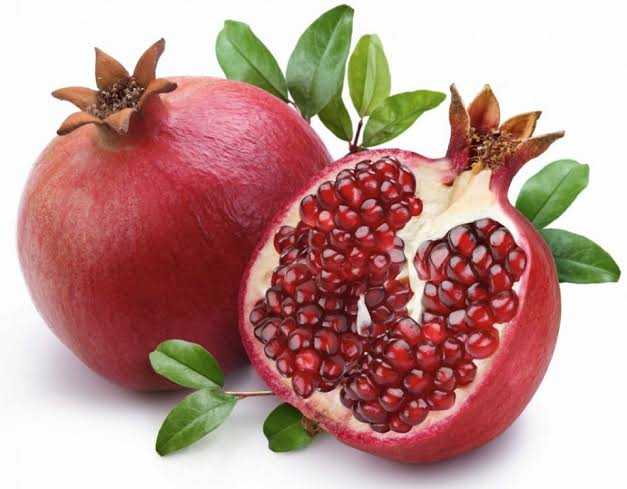
#> input picture MDH 12A/Week 4.1 Simple Image Manipulation/pommy.jpg, 627 x 489 px
$ python main.py
#> lines starting #> are read from the running program, lines starting #| are printed output that depends on the picture
import cv2 as cv

image = cv.imread("pommy.jpg")
#> image is the input picture: shape (489, 627, 3); mean B, G, R 144.2, 149.7, 190.3
blackwhitefilter = cv.cvtColor(image,cv.COLOR_BGR2GRAY)
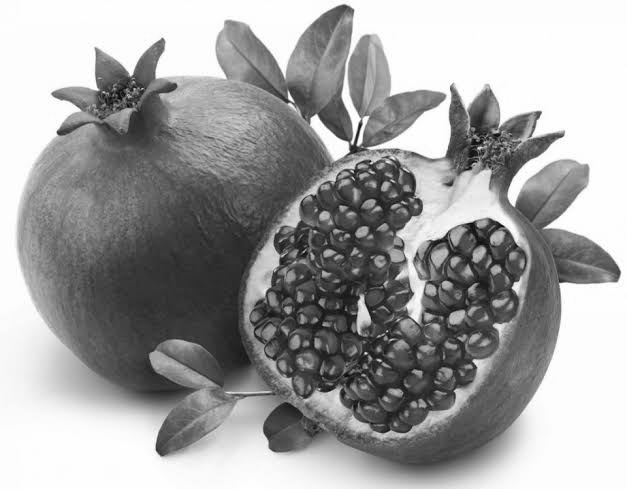
#> blackwhitefilter: shape (489, 627); min 7, max 255, mean 161.2
gaussianblur = cv.GaussianBlur(image, (5,5), 0)

gaussianblackwhitefilter =  cv.GaussianBlur(blackwhitefilter, (5,5), 0)

cv.imshow("original",image)
cv.imshow('filtered',blackwhitefilter)
cv.imshow('filteredgaubw',gaussianblackwhitefilter)

cv.waitKey(0)
cv.destroyAllWindows()
